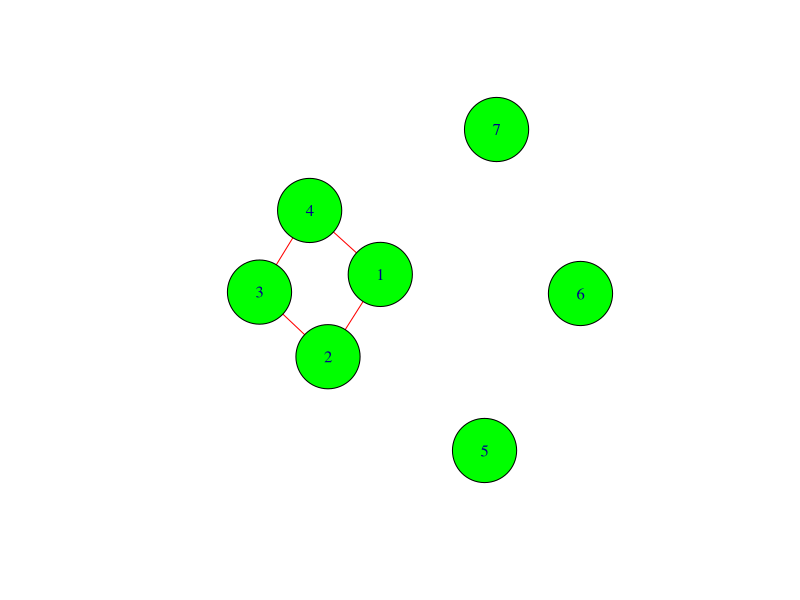
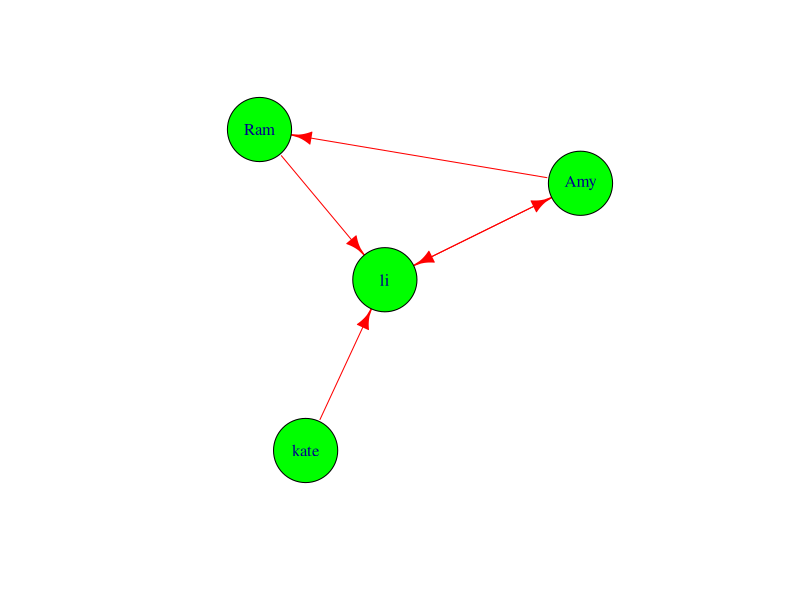
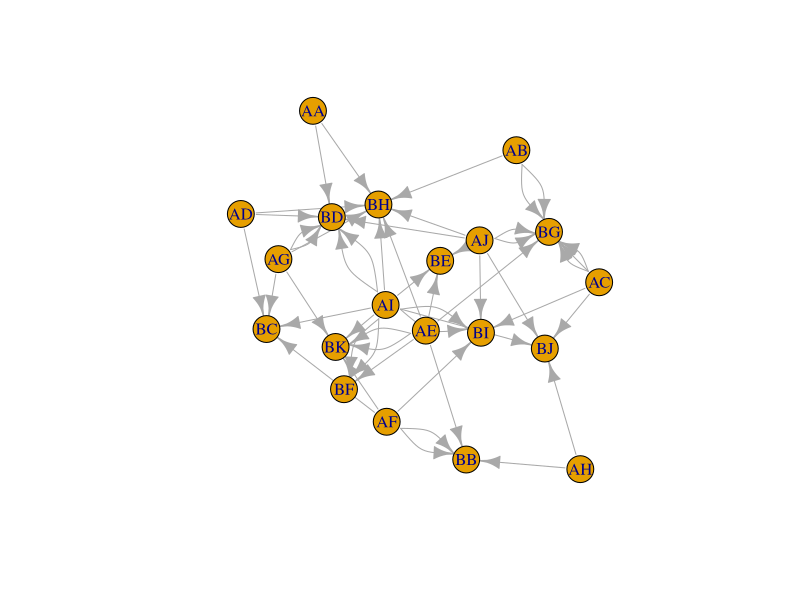
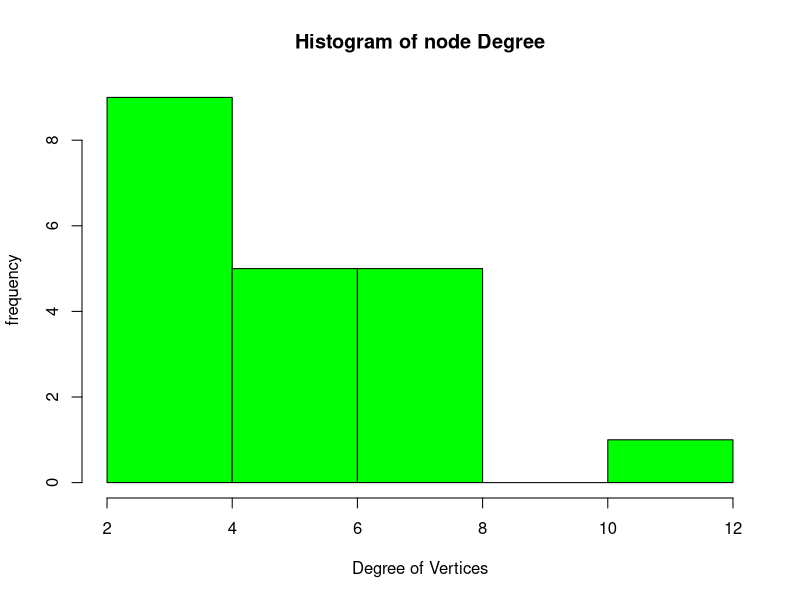
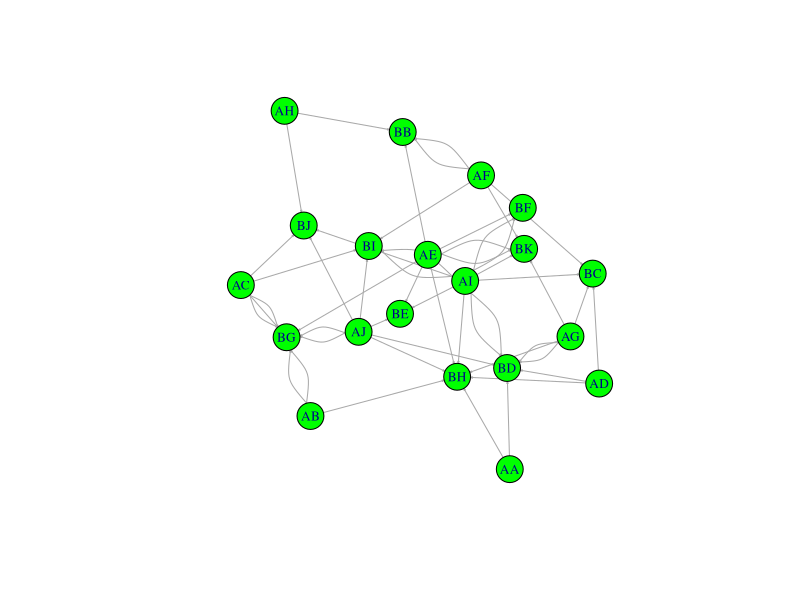
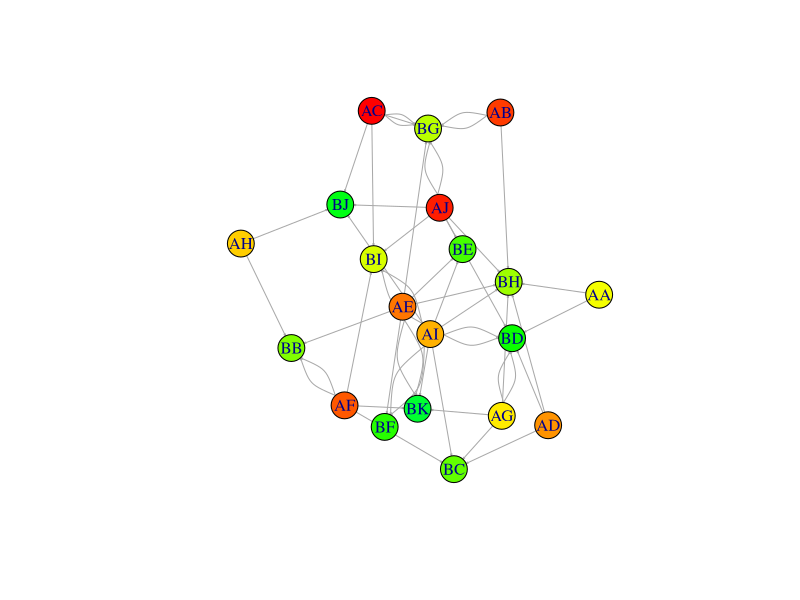
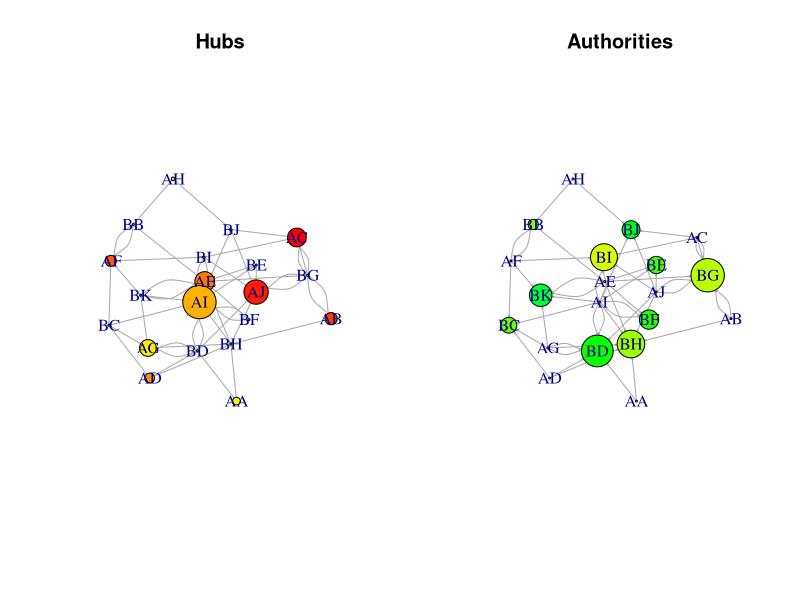
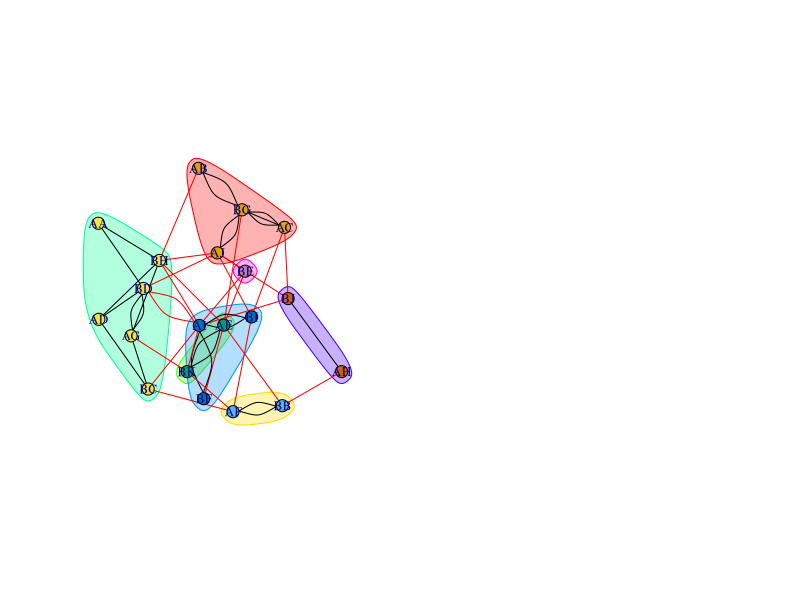

Source code (R) for these figures, in order:
# Social Network Analysis
library(igraph)

g <- graph(c(1,2,2,3,3,4,4,1), directed = F, n=7)

plot(g,
     vertex.color = "green",
     vertex.size = 40,
     edge.color = 'red')

g[]

g1 <- graph(c("Amy", "Ram", "Ram","li","li","Amy","Amy",
              "li","kate","li"), directed = T)

plot(g1,
     vertex.color = "green",
     vertex.size = 40,
     edge.color = 'red')

g1[]
g1
# Network (graph) Measures
degree(g1, mode = 'all')
degree(g1, mode = 'in') # how many arrows coming to each one
degree(g1, mode = 'out')

diameter(g1, directed=F, weights = NA) # It's the greatest distance (in terms of the number of edges) you would need to travel to go from one node to another, considering the shortest paths between all pairs of nodes in the graph.
edge_density(g1, loops=F) # Edge density is a measure of how many edges are present in a graph compared to the maximum possible number of edges.
# same result below: ecount: nb of edges, vcount(g1): nb of vertexes
ecount(g1)/(vcount(g1)*(vcount(g1)-1))

reciprocity(g1) #  calculates the reciprocity of a graph, which is a measure of how many reciprocal edges exist between pairs of nodes.
closeness(g1, mode = 'all', weights=NA) # closeness to other vertexes, calculates the closeness centrality of the nodes in the graph g1. Closeness centrality measures how close a node is to all other nodes in the graph, based on the shortest paths between nodes.
betweenness(g1, directed = T, weights=NA) # Betweenness centrality measures how often a node acts as a "bridge" along the shortest path between other nodes. A node with high betweenness has control over the flow of information or resources between other nodes.
edge_betweenness(g1, directed = T, weights=NA) #  Edge betweenness centrality measures how often an edge is part of the shortest path between two nodes. An edge with high betweenness is important for connecting different parts of the graph.


# Read Data File
# Examples: twitter / University website/ FB Friends/ Email networfs/ FB Likes

# Set seed for reproducibility
set.seed(123)

# Possible values for each column
first_values <- c('AA', 'AB', 'AC', 'AD', 'AE', 'AF', 'AG', 'AH', 'AI', 'AJ')
second_values <- c('BB', 'BC', 'BD', 'BE', 'BF', 'BG', 'BH', 'BI', 'BJ', 'BK')
grades <- c(6, 7, 8, 9)
specs <- c('Y', 'R')

# Generate 50 rows of data
n <- 50
data <- data.frame(
  first = sample(first_values, n, replace = TRUE),
  second = sample(second_values, n, replace = TRUE),
  grade = sample(grades, n, replace = TRUE),
  spec = sample(specs, n, replace = TRUE)
)
data


y <- data.frame(data$first, data$second)

# create a Network
net <- graph.data.frame(y, directed = T)
plot(net)
V(net) # retrieves the vertices (nodes) of the graph net.
E(net) #  retrieves the edges of the graph net. 
V(net)$label <- V(net)$name # assigns the name of each vertex (node) in the graph to its label attribute.
V(net)$degree <- degree(net) #  calculates the degree of each vertex (the number of edges connected to it) and assigns it to the degree attribute of each vertex.


# Histogrm of Node Diagram
hist(V(net)$degree,
     col = 'green',
     main = "Histogram of node Degree",
     ylab = 'frequency',
     xlab = 'Degree of Vertices')


# Network Diagram
set.seed(222)
plot(net,
     vertex.color = 'green',
     edge.arrow.size = 0.1,
     vertex.label.cex = 0.8)

# Highlighting degrees & layouts
plot(net,
     vertex.color = rainbow(52),
     #vertex.size = V(net)$degree * 0.4,
     edge.arrow.size = 0.1,
     layout = layout_with_fr(net))

# Do not Work !!!!!
# Hub and authorities
hs <- hub_score(net)$vector
as <- authority.score(net)$vector
par(mfrow = c(1, 2)) 
set.seed(123)
plot(net,
     vertex.size=hs*30,
     main = "Hubs",
     vertex.color = rainbow(52),
     edge.arrow.size = 0.1,
     layout = layout_with_fr(net))

set.seed(123)
plot(net,
     vertex.size=as*30,
     main = "Authorities",
     vertex.color = rainbow(52),
     edge.arrow.size = 0.1,
     layout = layout_with_fr(net))

# Community Detection: detect groups of density connected nodes
net <- graph.data.frame(y, directed = F)
cnet <- cluster_edge_betweenness(net)
plot(cnet,
     net,
     vertex.size = 10,
     vertex.label.cex = 0.8)
